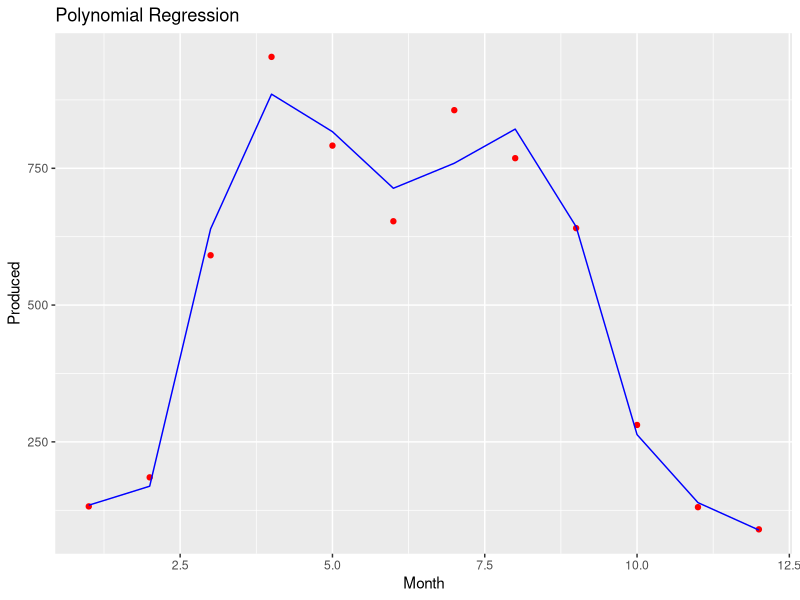

Here is the R script that generated this plot:
dataset = read.csv("tabela.csv", sep = ';')

# Polynomial Regression
for (i in seq(2,8)){
  col_name = paste0("Month", i)
  dataset[[col_name]] = dataset$Month^i
}

# Fitting the model
pol_reg = lm(formula = Produced ~., data = dataset)

y_pred_pol = predict(pol_reg, newdata = dataset[-2])

# Visualisation
library(ggplot2)
ggplot() +
  geom_point(aes(x = dataset$Month, y = dataset$Produced),
             colour = 'red') +
  geom_line(aes(x = dataset$Month, y = predict(pol_reg, newdata = dataset)),
            colour = 'blue') +
  ggtitle("Polynomial Regression") +
  xlab("Month") +
  ylab("Produced")

summary(pol_reg)$r.squared

new_data = data.frame(Month = c(8:12))
new_data = data.frame(Month = c(5:7))
for (i in seq(2, 8)){
  col_name = paste0("Month", i)
  new_data[[col_name]] = new_data$Month^i
}
prediction = predict(pol_reg, newdata = new_data)

sum_produced = sum(prediction)
annual_produced = 2876 + sum_produced
sell = annual_produced*0.815*0.28
other = annual_produced*0.185*1.33
predicted_saving = sell + other #2291.557

############################################################################33
# # Random Forest Regression
# dataset = read.csv("tabela.csv", sep = ';')
# 
# #Fitting the model
# library(randomForest)
# for_reg = randomForest(x = dataset[1],
#                        y = dataset$Produced,
#                        ntree = 500)
# 
# y_pred_for = predict(for_reg, dataset)
# 
# # Visualisation
# x_grid = seq(min(dataset$Month), max(dataset$Month), 0.01)
# ggplot() +
#   geom_point(aes(x = dataset$Month, y = dataset$Produced),
#              colour = 'red') +
#   geom_line(aes(x = x_grid, y = predict(for_reg, newdata = data.frame(Month = x_grid))),
#             colour = 'blue') +
#   ggtitle("Random Forest Regression") +
#   xlab("Month") +
#   ylab("Produced")
